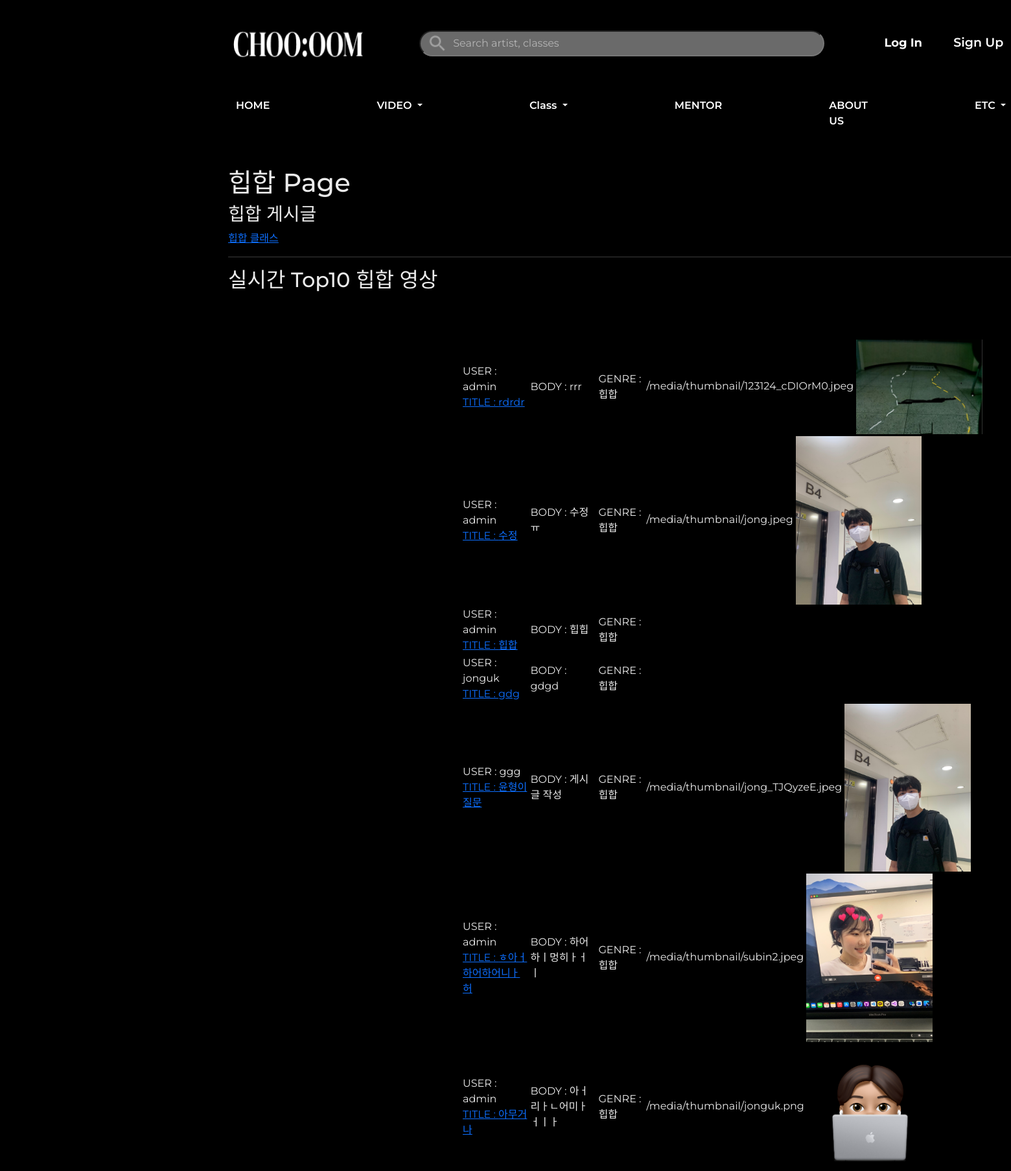
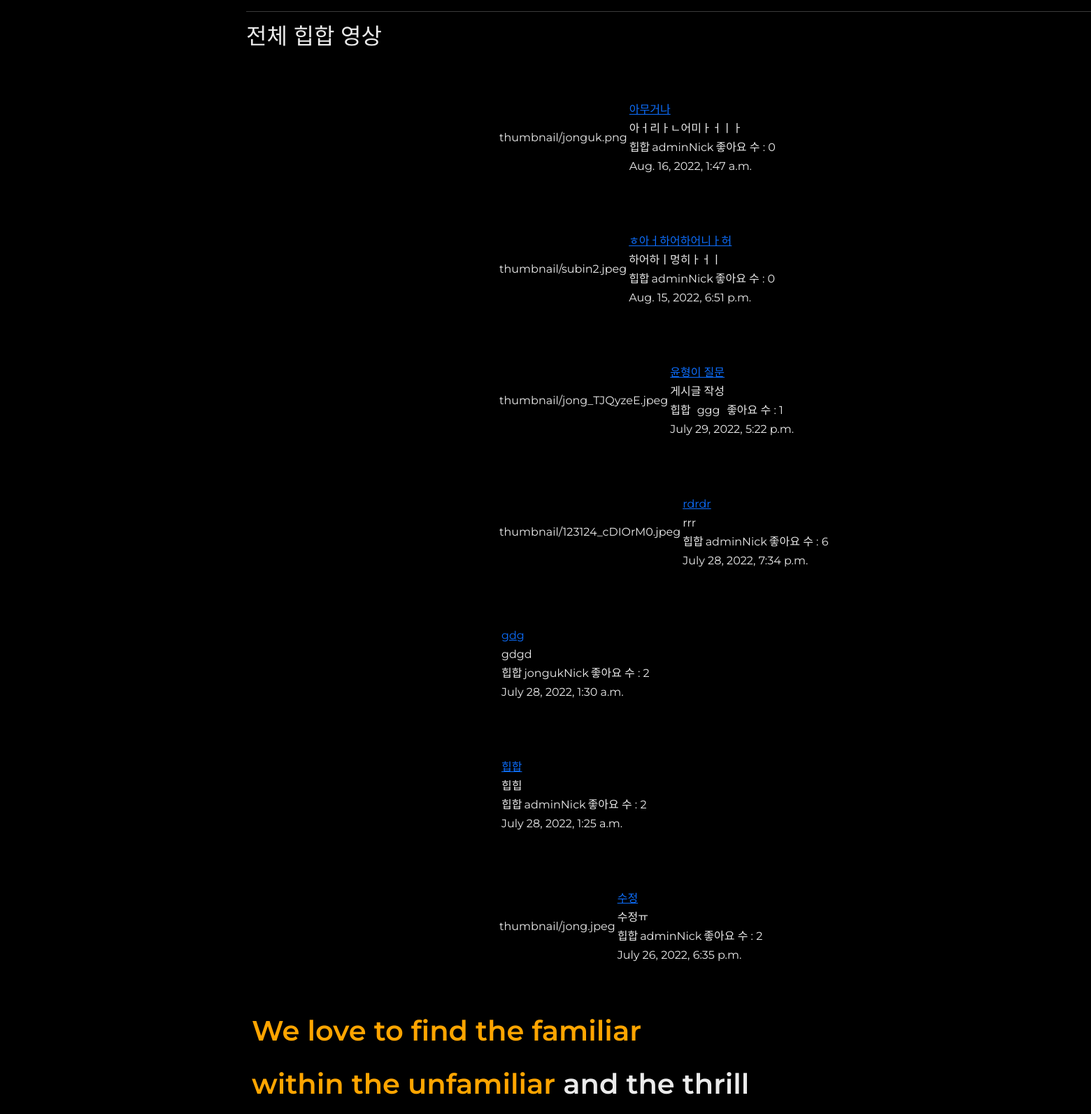
The page /genre_post?genre_id=1 (upper part) on the database its author committed (2 pictures, top to bottom).
### danceapp/models.py (models this page shows, shortened)
class Genre(models.Model):
    id = models.AutoField(primary_key=True, null=False) # pk
    name = models.CharField(max_length=20) # 장르 이름
    def __str__(self):
        return self.name

class Post(models.Model):
    userId = models.ForeignKey(userProfile, on_delete=models.CASCADE) # 회원ID # User 모델의 pk를 가져옴
    title = models.CharField(max_length=200) # 제목
    body = models.TextField() # 게시물 설명
    uploadDate = models.DateTimeField(auto_now_add=True) # 처음 업로드 시간
    updateDate = models.DateTimeField(auto_now=True) # 수정 시간
    photo = models.ImageField(blank=True, null=True, upload_to='thumbnail') # 썸네일 # upload_to : static/blog_photo 로 저장해줘
    video = models.FileField(blank=True, null=True, upload_to='video') # 배포시에는 models.FilePathField()사용
    genreName = models.ForeignKey(Genre, null=True, on_delete=models.CASCADE) # 장르
    likes_user = models.ManyToManyField(userProfile, related_name='likes', blank=True) # 좋아요 누른 사람
    likes_count = models.PositiveIntegerField(default=0) # 좋아요 개수
    hits = models.PositiveIntegerField(default=0) # 조회수

### accounts/models.py (models this page shows)
class userProfile(AbstractUser):
    nickname = models.CharField(max_length=50, null=True, blank=True) # 실제 이름
    danceSkill = models.CharField(max_length=10 ,null=True, blank=True) # 상 중 하
    phoneNum = models.IntegerField(null=True, blank=True) # 핸드폰 번호
    gender = models.CharField(max_length=10 ,null=True, blank=True) # 성별
    createdAt = models.DateTimeField(auto_now_add=True) # 생성 일자
    birth = models.DateField(null=True, blank=True) # 생년월일
    profilephoto = models.ImageField(blank=True, null=True, upload_to='profilephoto') # 프사
    def __str__(self):
        return self.username

### danceapp/views.py (the view)
# urls.py: path('genre_post', views.genre_post, name='genre_post'),
def genre_post(request):
    genre_id = request.GET.get('genre_id', None)
    genre = Genre.objects.get(id=int(genre_id))
    posts = Post.objects.filter().order_by('-uploadDate')
    likes_top = Post.objects.filter(genreName=int(genre_id)).order_by('-likes_count')
    comment_form = CommentForm()
    context = {
        'genre':genre,
        'posts':posts,
        'comment_form':comment_form,
        'likes_top':likes_top,
    }
    return render(request, 'genre_post.html', context)

### danceapp/forms.py
class CommentForm(forms.ModelForm):
    class Meta:
        model = Comment
        fields = ['comment']
    def __init__(self, *args, **kwargs):
        super(CommentForm, self).__init__(*args, **kwargs)
        self.fields['comment'].widget.attrs = {
            'class': 'form-control',
            'placeholder': "댓글 입력",
            'rows':1
        }

### danceapp/templates/genre_post.html (shortened to what this page needs)
{% extends 'base.html' %}
{% block content %}
{% load static %}
<div class="container" id="main-container">
<h1>{{ genre.name }} Page</h1>
<h3>{{ genre.name }} 게시글</h3>
<a href="{% url 'genre_course' %}?genre_id={{genre.id}}">{{ genre.name}} 클래스</a>
<hr>
<h2>실시간 Top10 {{ genre.name }} 영상</h2>
<table border="1">
    {% for like_top in likes_top %}
    <tr>
        <td>USER : {{ like_top.userId }}<a href="{% url 'post_detail' like_top.id %}"><br>
            TITLE : {{ like_top.title }}</a></td>
        <td>BODY : {{ like_top.body }}</td>
        <td>GENRE : {{ like_top.genreName }}</td>
        <td>
            {% if like_top.photo %}
            {{ like_top.photo.url }}
            <img src="{{ like_top.photo.url }}" alt="" width="30%">
            {% endif %}
        </td>
    </tr>
    {% endfor %}
</table>
<hr>
<h2>전체 {{ genre.name }} 영상</h2>
<div class="main1">
    {% for post in posts %}
    {% if post.genreName.name == genre.name %}
    <div>
        <table>
            <tr>
                <td rowspan="4">{{ post.photo }}</td>
                <td colspan="3"><a href="{% url 'post_detail' post.id %}">{{ post.title }}</a></td>
            </tr>
            <tr>
                <td colspan="3">{{ post.body }}</td>
            </tr>
            <tr>
                <td>{{ post.genreName.name }}</td>
                <td>{{ post.userId.nickname }}</td>
                <td>
                    <form action="{% url 'likes' post.id %}" method="POST">
                        좋아요 수 : {{ post.likes_count }}
                    </form>
                </td>
            </tr>
            <tr>
                <td colspan="3">{{ post.uploadDate }}</td>
            </tr>
        </table>
    </div>
    {% endif %}
    {% endfor %}
</div>
</div>
{% endblock %}

### static/css/index.css (style rules this page uses)
* { font-family : 'Montserrat'; }
#body { background-color: black; }
#main-container { display: flex; min-width:70%; flex-direction: column; margin-top:50px; margin-left:340px; }
table { margin-top:63px; margin-left:360px; }
table { border-collapse: collapse; background-color: black; }
td { margin:0px 10px 20px 10px; }

### danceapp/templates/genre_post.html (style rules this page uses)
table { border: 1px solid black; }
td, th { border: 1px solid black; }
.main1 { display: grid; grid-template-columns: repeat(1, 1fr); grid-gap: 1rem; grid-auto-rows: minmax(10em, auto); justify-items: start; width: 100%; }
* { color: #ebebeb; }

### rows shown on the page
Genre: name "힙합"
Post: userId "admin", title "rdrdr", body "rrr", genreName "힙합", photo "/media/thumbnail/123124_cDIOrM0.jpeg", photo (picture), photo "thumbnail/123124_cDIOrM0.jpeg", genreName.name "힙합", userId.nickname "adminNick", likes_count "6", uploadDate "July 28, 2022, 7:34 p.m."
Post: userId "admin", title "수정", body "수정ㅠ", genreName "힙합", photo "/media/thumbnail/jong.jpeg", photo (picture), photo "thumbnail/jong.jpeg", genreName.name "힙합", userId.nickname "adminNick", likes_count "2", uploadDate "July 26, 2022, 6:35 p.m."
Post: userId "admin", title "힙합", body "힙힙", genreName "힙합", genreName.name "힙합", userId.nickname "adminNick", likes_count "2", uploadDate "July 28, 2022, 1:25 a.m."
Post: userId "jonguk", title "gdg", body "gdgd", genreName "힙합", genreName.name "힙합", userId.nickname "jongukNick", likes_count "2", uploadDate "July 28, 2022, 1:30 a.m."
Post: userId "ggg", title "윤형이 질문", body "게시글 작성", genreName "힙합", photo "/media/thumbnail/jong_TJQyzeE.jpeg", photo (picture), photo "thumbnail/jong_TJQyzeE.jpeg", genreName.name "힙합", userId.nickname "ggg", likes_count "1", uploadDate "July 29, 2022, 5:22 p.m."
Post: userId "admin", title "ㅎ아ㅓ하어하어니ㅏ허", body "하어하ㅣ멍히ㅏㅓㅣ", genreName "힙합", photo "/media/thumbnail/subin2.jpeg", photo (picture), photo "thumbnail/subin2.jpeg", genreName.name "힙합", userId.nickname "adminNick", likes_count "0", uploadDate "Aug. 15, 2022, 6:51 p.m."
Post: userId "admin", title "아무거나", body "아ㅓ리ㅏㄴ어미ㅏㅓㅣㅏ", genreName "힙합", photo "/media/thumbnail/jonguk.png", photo (picture), photo "thumbnail/jonguk.png", genreName.name "힙합", userId.nickname "adminNick", likes_count "0", uploadDate "Aug. 16, 2022, 1:47 a.m."
